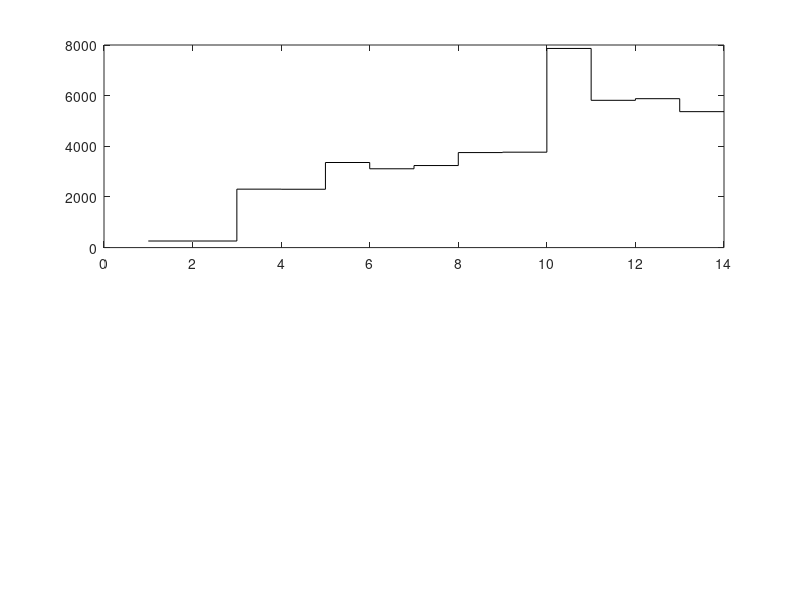

Recreate this plot in MATLAB.
clc
clear all
%% Boolean equations
% AG(t+1)   = (not(EMF1) & not(TFL1) & not(AP2))|(not(EMF1) & LFY & not(AP1))|(not(EMF1) & not(AP2) & LFY)|(not(EMF1) & not(TFL1) & LFY & (AG & SEP))|(not(EMF1) & (LFY & WUS));
% AP1(t+1)  = (not(AG) & not(TFL1))|(FT & LFY & not(AG))|(FT & not(AG) & not(PI))|(LFY & not(AG) & not(PI))|(FT & not(AG) & not(AP3))|(LFY & not(AG) & not(AP3))
% AP2(t+1)  = not(TFL1);
% AP3(t+1)  = (LFY & UFO)|(PI & SEP & AP3 & (AG | AP1));
% EMF1(t+1) = not(LFY);
% FT(t+1)   = not(EMF1);
% FUL(t+1)  = not(AP1) & not(TFL1);
% LFY(t+1)  = not(EMF1)| not(TFL1);
% PI(t+1)   = (LFY & (AG | AP3)) | (PI & SEP & AP3 & (AG | AP1));
% SEP(t+1)  = LFY;
% TFL1(t+1) = not(AP1) & (EMF1 & not(LFY));
% UFO(t+1)  = UFO;
% WUS(t+1)  = WUS & (not(AG) | not(SEP));
%% Attractors
%I1  =  [0 0 0 0 1 0 0 0 0 0 1 0 0]  De= 260    IM
%I2  =  [0 0 0 0 1 0 0 0 0 0 1 1 0]  De= 262    IM
%I3  =  [0 0 0 0 1 0 0 0 0 0 1 1 1]  De= 263    IM
%I4  =  [0 0 0 0 1 0 0 0 0 0 1 0 1]  De= 261    IM
%SE  =  [0 1 1 0 0 1 0 1 0 1 0 0 0]  De= 3240   FM
%PE1 =  [0 1 1 1 0 1 0 1 1 1 0 0 0]  De= 3768   FM
%PE2 =  [0 1 1 1 0 1 0 1 1 1 0 1 0]  De= 3770   FM
%ST1 =  [1 0 1 1 0 1 1 1 1 1 0 0 0]  De= 5880   FM
%ST2 =  [1 0 1 1 0 1 1 1 1 1 0 1 0]  De= 5882   FM
%CAR =  [1 0 1 0 0 1 1 1 1 1 0 0 0]  De= 5368   FM

%% Initial condition
x0=[0 0 0 0 1 0 0 0 0 0 1 0 0]; 
AG=x0(:,1);
AP1=x0(:,2);
AP2=x0(:,3);
AP3=x0(:,4);
EMF1=x0(:,5);
FT=x0(:,6);
FUL=x0(:,7);
LFY=x0(:,8);
PI=x0(:,9);
SEP=x0(:,10);
TFL1=x0(:,11);
UFO=x0(:,12);
WUS=x0(:,13);
%% Simulation on sth steps
i=1;
s=13;
AG(:,i)=AG;
AP1(:,i)=AP1;
AP2(:,i)=AP2;
AP3(:,i)=AP3;
EMF1(:,i)=EMF1;
FT(:,i)=FT;
FUL(:,i)=FUL;
LFY(:,i)=LFY;
PI(:,i)=PI;
SEP(:,i)=SEP;
TFL1(:,i)=TFL1;
LFY(:,i)=LFY;
UFO(:,i)=UFO;
WUS(:,i)=WUS;
u1=[0 1 1 0 0 0 0 0 0 0 0 0 0];
u2=[0 0 0 0 0 0 1 1 0 0 0 0 0];
u3=[0 0 0 0 0 0 0 0 1 1 0 0 0];
u4=[1 1 1 1 1 1 1 1 1 1 1 0 1];
x0=[AG(:,1) AP1(:,1) AP2(:,1) AP3(:,1) EMF1(:,1) FT(:,1) FUL(:,1) LFY(:,1) PI(:,1) SEP(:,1) TFL1(:,1) UFO(:,1) WUS(:,1)]
%% The FOS-GRN
for i=1:s
    AG(:,i+1)=((not(EMF1(:,i)) & not(TFL1(:,i)) & not(AP2(:,i)))|(not(EMF1(:,i)) & LFY(:,i) & not(AP1(:,i)))|(not(EMF1(:,i)) & not(AP2(:,i)) & LFY(:,i))|(not(EMF1(:,i)) & not(TFL1(:,i)) & LFY(:,i) & (AG(:,i) & SEP(:,i)))|(not(EMF1(:,i)) & (LFY(:,i) & WUS(:,i))))|u3(:,i);
    AP1(:,i+1)=((not(AG(:,i)) & not(TFL1(:,i)))|(FT(:,i) & LFY(:,i) & not(AG(:,i)))|(FT(:,i) & not(AG(:,i)) & not(PI(:,i)))|(LFY(:,i) & not(AG(:,i)) & not(PI(:,i)))|(FT(:,i) & not(AG(:,i)) & not(AP3(:,i)))|(LFY(:,i) & not(AG(:,i)) & not(AP3(:,i))))|u1(:,i);
    AP2(:,i+1)=not(TFL1(:,i));
    AP3(:,i+1)=(((LFY(:,i) & UFO(:,i))|(PI(:,i) & SEP(:,i) & AP3(:,i) & (AG(:,i)|AP1(:,i))))|u2(:,i))&u4(:,i);
    EMF1(:,i+1)=not(LFY(:,i));
    FT(:,i+1)=not(EMF1(:,i));
    FUL(:,i+1)=not(AP1(:,i)) & not(TFL1(:,i));
    LFY(:,i+1)=not(EMF1(:,i))|not(TFL1(:,i));
    PI(:,i+1)=(LFY(:,i) & (AG(:,i)|AP3(:,i)))|(PI(:,i) & SEP(:,i) & AP3(:,i) & (AG(:,i)|AP1(:,i)));
    SEP(:,i+1)=LFY(:,i);
    TFL1(:,i+1)=not(AP1(:,i)) & (EMF1(:,i) & not(LFY(:,i)));
    UFO(:,i+1)=UFO(:,i);
    WUS(:,i+1)=WUS(:,i) & (not(AG(:,i))|not(SEP(:,i)));
    xt(i,:)=[AG(:,i+1) AP1(:,i+1) AP2(:,i+1) AP3(:,i+1) EMF1(:,i+1) FT(:,i+1) FUL(:,i+1) LFY(:,i+1) PI(:,i+1) SEP(:,i+1) TFL1(:,i+1) UFO(:,i+1) WUS(:,i+1)];
end
xt
xd=[AG(:,s+1) AP1(:,s+1) AP2(:,s+1) AP3(:,s+1) EMF1(:,s+1) FT(:,s+1) FUL(:,s+1) LFY(:,s+1) PI(:,s+1) SEP(:,s+1) TFL1(:,s+1) UFO(:,s+1) WUS(:,s+1)]
r1=bin2dec(num2str([x0; xt]));
 subplot(2,1,1)
 stairs(r1,'-k')
%  subplot(2,1,2)
%   stairs(u1,'-k')
%   subplot(4,1,3)
%  stairs(u2,'-k')
%   subplot(4,1,4)
%  stairs(u3,'-k')
%% Reference lines of attractors in De forms
%refline(0,2873);   %Initial condition
%refline(0,260);    %I1
%refline(0,262);    %I2
%refline(0,263);    %I3
%refline(0,261);    %I1
%refline(0,3240);    %SE
%refline(0,3768);   %PE1
%refline(0,3770);   %PE2
%refline(0,5880);   %ST1
%refline(0,5882);   %ST2
%refline(0,5368);   %CAR